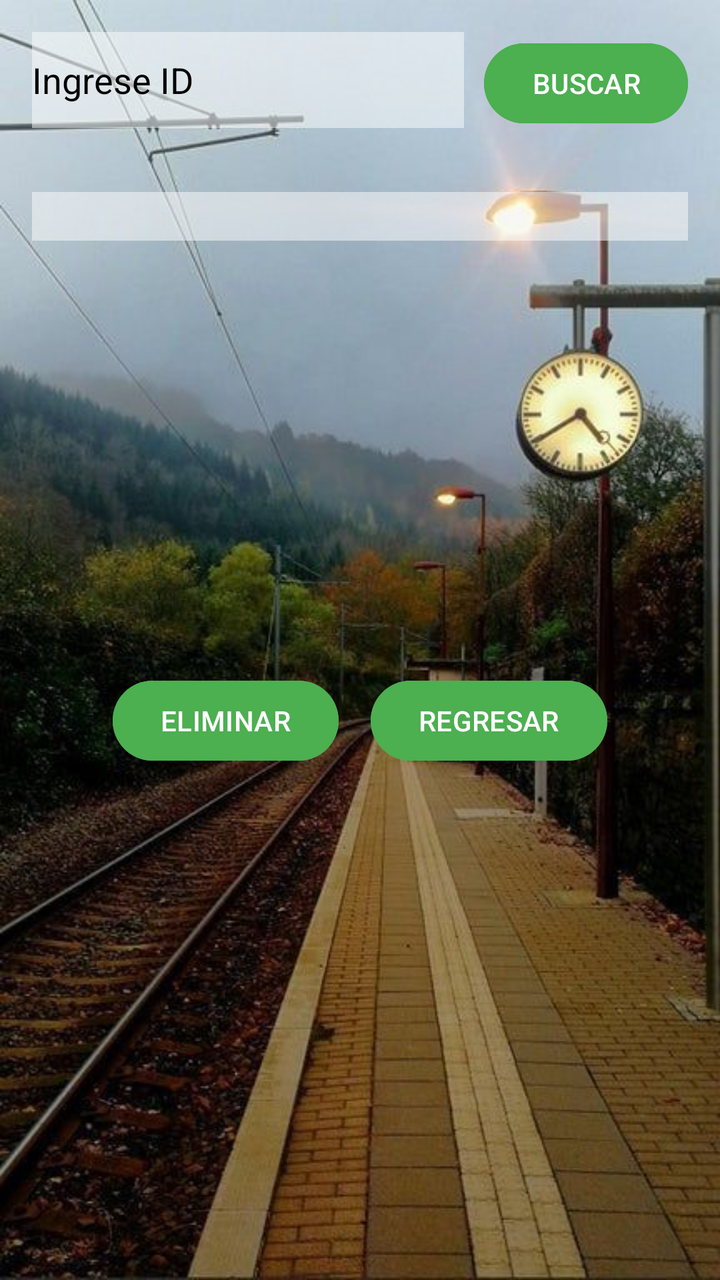
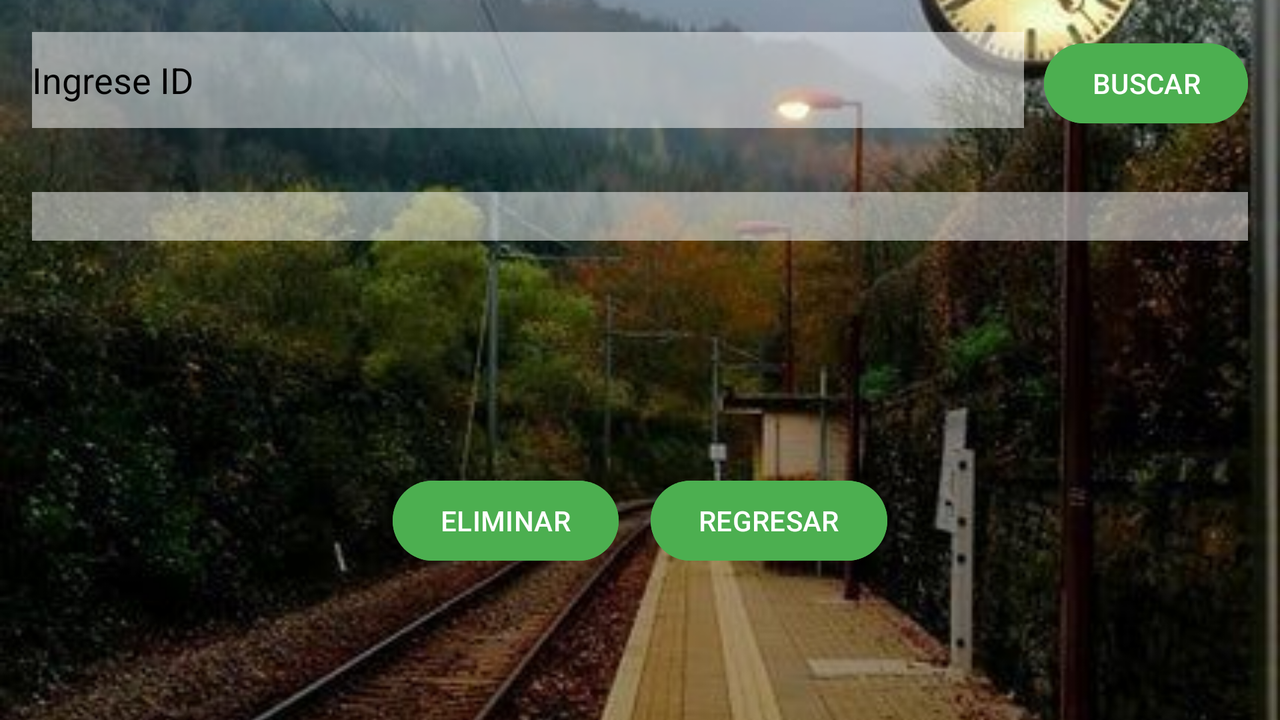

First picture: res/layout/ on a phone held upright. Second picture: the repository's own variant of that layout, on a device whose configuration matches the variant's folder. Source for both follows.
<!-- AndroidManifest.xml: application theme Theme.BD_App -->
<!-- res/layout/activity_eliminar.xml -->
<?xml version="1.0" encoding="utf-8"?>
<LinearLayout xmlns:android="http://schemas.android.com/apk/res/android"
    xmlns:app="http://schemas.android.com/apk/res-auto"
    xmlns:tools="http://schemas.android.com/tools"
    android:id="@+id/main"
    android:layout_width="match_parent"
    android:layout_height="match_parent"
    android:orientation="vertical"
    android:padding="16dp"
    tools:context=".eliminar">

    <LinearLayout
        android:layout_width="match_parent"
        android:layout_height="wrap_content"
        android:orientation="horizontal"
        android:layout_marginBottom="16dp">

        <EditText
            android:id="@+id/editEliminar"
            android:layout_width="0dp"
            android:layout_height="48dp"
            android:layout_weight="1"
            android:hint="@string/text_ingresar"
            android:inputType="number"
            style="@style/EditTextStyle"/>

        <Button
            android:id="@+id/btn_buscar"
            android:layout_width="wrap_content"
            android:layout_height="wrap_content"
            android:layout_marginStart="10dp"
            android:text="@string/btn_buscar"
            style="@style/ButtonPrimary"/>

    </LinearLayout>

    <TextView
        android:id="@+id/text_viewEliminar"
        android:layout_width="match_parent"
        android:layout_height="wrap_content"
        android:textSize="18sp"
        android:layout_marginTop="16dp"
        android:gravity="center"
        style="@style/EditTextStyle"/>

    <LinearLayout
        android:layout_width="match_parent"
        android:layout_height="wrap_content"
        android:orientation="horizontal"
        android:gravity="center_horizontal"
        android:layout_marginTop="200dp"
        android:padding="16dp">

        <Button
            android:id="@+id/btneliminar"
            android:layout_width="wrap_content"
            android:layout_height="wrap_content"
            android:layout_marginEnd="16dp"
            android:text="@string/btn_eliminar"
            style="@style/ButtonPrimary"/>

        <Button
            android:id="@+id/btcancelar_Regresar"
            android:layout_width="wrap_content"
            android:layout_height="wrap_content"
            android:text="@string/btn_regresar"
            style="@style/ButtonPrimary"/>

    </LinearLayout>

</LinearLayout>
<!-- resources referenced by this layout -->
<resources>
  <string name="btn_buscar">BUSCAR</string>
  <string name="btn_eliminar">ELIMINAR</string>
  <string name="btn_regresar">REGRESAR</string>
  <string name="text_ingresar">Ingrese ID</string>
  <style name="ButtonPrimary">
          <item name="android:backgroundTint">@color/green</item>
      </style>
  <style name="EditTextStyle">
          <item name="android:textColor">@color/black</item>
          <item name="android:textColorHint">@color/black</item>
          <item name="android:background">@color/semi_transparent_white</item>
      </style>
  <style name="Theme.BD_App" parent="Base.Theme.BD_App" />
  <color name="green">#4CAF50</color>
  <color name="black">#000000</color>
  <color name="semi_transparent_white">#80FFFFFF</color>
  <style name="Base.Theme.BD_App" parent="Theme.Material3.DayNight.NoActionBar">
          <item name="android:windowBackground">@drawable/background_fondo</item>
          <item name="colorPrimary">@color/colorPrimary</item>
          <item name="colorPrimaryDark">@color/colorPrimaryDark</item>
      </style>
  <!-- drawable background_fondo (drawable) -->
  <?xml version="1.0" encoding="utf-8"?>
  <layer-list xmlns:android="http://schemas.android.com/apk/res/android">
      <item>
          <bitmap
              android:src="@drawable/ado"
              android:scaleType="centerCrop" />
      </item>
  </layer-list>
  <color name="colorPrimary">#6200EE</color>
  <color name="colorPrimaryDark">#3700B3</color>
  <!-- drawable ado: jpeg bitmap (drawable, 58585 bytes) -->
</resources>
<!-- res/layout-land/activity_eliminar.xml (the repository's variant of the layout above) -->
<!-- drawn on the phone turned sideways -->
<?xml version="1.0" encoding="utf-8"?>
<FrameLayout xmlns:android="http://schemas.android.com/apk/res/android"
    xmlns:app="http://schemas.android.com/apk/res-auto"
    xmlns:tools="http://schemas.android.com/tools"
    android:id="@+id/main"
    android:layout_width="match_parent"
    android:layout_height="match_parent"
    tools:context=".eliminar">

    <ImageView
        android:id="@+id/background_image"
        android:layout_width="match_parent"
        android:layout_height="match_parent"
        android:src="@drawable/background_fondo"
        android:scaleType="centerCrop"
        android:contentDescription="@null" />

    <ScrollView
        android:layout_width="match_parent"
        android:layout_height="match_parent"
        android:padding="16dp">

        <LinearLayout
            android:layout_width="match_parent"
            android:layout_height="wrap_content"
            android:orientation="vertical">

            <LinearLayout
                android:layout_width="match_parent"
                android:layout_height="wrap_content"
                android:orientation="horizontal"
                android:layout_marginBottom="16dp">

                <EditText
                    android:id="@+id/editEliminar"
                    android:layout_width="0dp"
                    android:layout_height="48dp"
                    android:layout_weight="1"
                    android:hint="@string/text_ingresar"
                    android:inputType="number"
                    style="@style/EditTextStyle"/>

                <Button
                    android:id="@+id/btn_buscar"
                    android:layout_width="wrap_content"
                    android:layout_height="wrap_content"
                    android:layout_marginStart="10dp"
                    android:text="@string/btn_buscar"
                    style="@style/ButtonPrimary"/>

            </LinearLayout>

            <TextView
                android:id="@+id/text_viewEliminar"
                android:layout_width="match_parent"
                android:layout_height="wrap_content"
                android:textSize="18sp"
                android:layout_marginTop="16dp"
                android:gravity="center"
                style="@style/EditTextStyle"/>

            <LinearLayout
                android:layout_width="match_parent"
                android:layout_height="wrap_content"
                android:orientation="horizontal"
                android:gravity="center_horizontal"
                android:layout_marginTop="100dp"
                android:padding="16dp">

                <Button
                    android:id="@+id/btneliminar"
                    android:layout_width="wrap_content"
                    android:layout_height="wrap_content"
                    android:layout_marginEnd="16dp"
                    android:text="@string/btn_eliminar"
                    style="@style/ButtonPrimary"/>

                <Button
                    android:id="@+id/btcancelar_Regresar"
                    android:layout_width="wrap_content"
                    android:layout_height="wrap_content"
                    android:text="@string/btn_regresar"
                    style="@style/ButtonPrimary"/>

            </LinearLayout>
        </LinearLayout>
    </ScrollView>

</FrameLayout>
<!-- resources referenced by the variant -->
<!-- as the phone turned sideways resolves them -->
<resources>
  <!-- drawable background_fondo (drawable) -->
  <?xml version="1.0" encoding="utf-8"?>
  <layer-list xmlns:android="http://schemas.android.com/apk/res/android">
      <item>
          <bitmap
              android:src="@drawable/ado"
              android:scaleType="centerCrop" />
      </item>
  </layer-list>
  <string name="btn_buscar">BUSCAR</string>
  <string name="btn_eliminar">ELIMINAR</string>
  <string name="btn_regresar">REGRESAR</string>
  <string name="text_ingresar">Ingrese ID</string>
  <style name="ButtonPrimary">
          <item name="android:backgroundTint">@color/green</item>
      </style>
  <style name="EditTextStyle">
          <item name="android:textColor">@color/black</item>
          <item name="android:textColorHint">@color/black</item>
          <item name="android:background">@color/semi_transparent_white</item>
      </style>
  <style name="Theme.BD_App" parent="Base.Theme.BD_App" />
  <!-- drawable ado: jpeg bitmap (drawable, 58585 bytes) -->
  <color name="green">#4CAF50</color>
  <color name="black">#000000</color>
  <color name="semi_transparent_white">#80FFFFFF</color>
  <style name="Base.Theme.BD_App" parent="Theme.Material3.DayNight.NoActionBar">
          <item name="android:windowBackground">@drawable/background_fondo</item>
          <item name="colorPrimary">@color/colorPrimary</item>
          <item name="colorPrimaryDark">@color/colorPrimaryDark</item>
      </style>
  <color name="colorPrimary">#6200EE</color>
  <color name="colorPrimaryDark">#3700B3</color>
</resources>
